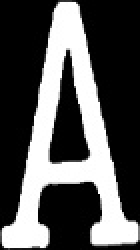
#> input picture src/imgs/Ace.jpg, 70 x 125 px (shown 2 times larger)
$ python -i cards.py   (imports and definitions only)
#> lines starting #> are read from the running program, lines starting #| are printed output that depends on the picture; after the words box and inside, x2 and y2 are one past the last pixel; in counts of white or black regions, pixels touching at a corner belong together
#> further down, picture is the input picture: shape (125, 70, 3); min 0, max 255, mean 86.4
import cv2
import numpy as np

# Adaptive threshold levels
BKG_THRESH = 75
CARD_THRESH = 45

# Width and height of card corner, where rank and suit are
CORNER_WIDTH = 64
CORNER_HEIGHT = 160

# Dimensions of rank train images
RANK_WIDTH = 70
RANK_HEIGHT = 125

# Dimensions of suit train images
SUIT_WIDTH = 70
SUIT_HEIGHT = 100

RANK_DIFF_MAX = 4000
SUIT_DIFF_MAX = 2000

CARD_MAX_AREA = 120000
CARD_MIN_AREA = 25000

font = cv2.FONT_HERSHEY_SIMPLEX

# Structures to hold query card and train card information
class Query_card:
    # [12 lines left out: function __init__, not called in this run]

class Train_ranks:
    def __init__(self):
        self.img = None
        self.name = "Placeholder"

class Train_suits:
    def __init__(self):
        self.img = None
        self.name = "Placeholder"

# [25 lines left out: functions load_ranks, load_suits, not called in this run]

# Function to preprocess image
def preprocess_image(image):
    gray = cv2.cvtColor(image, cv2.COLOR_BGR2GRAY)
    blur = cv2.GaussianBlur(gray, (5, 5), 0)
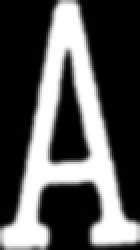
#> blur: shape (125, 70) (shown 2 times larger); min 0, max 255, mean 86.8
    img_w, img_h = np.shape(image)[:2]
#> img_w = 125; img_h = 70
    bkg_level = blur[int(img_h / 100)][int(img_w / 2)]
#> bkg_level = 0
    thresh_level = bkg_level + BKG_THRESH # Threshold level to binary threshold the image
#> thresh_level = 75
    retval, thresh = cv2.threshold(blur, thresh_level, 255, cv2.THRESH_BINARY)
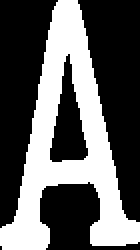
#> thresh: shape (125, 70) (shown 2 times larger); 37.7% white; 1 white region, box (x1, y1, x2, y2) and area: (0, 0, 70, 125) 3303
#> retval = 75

    return thresh

# Function to find contours and sort them by area
# [146 lines left out: functions find_cards, preprocess_card, match_card, draw_results, find_card_dimensions, find_card_center and 1 more, not called in this run]

>>> import cv2
>>> picture = cv2.imread('imgs/Ace.jpg')
>>> result = preprocess_image(picture)

$ run again, on src/imgs/Eight.jpg
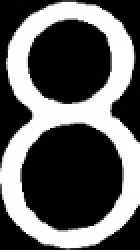
#> input picture src/imgs/Eight.jpg, 70 x 125 px (shown 2 times larger)
#> picture is the input picture: shape (125, 70, 3); min 0, max 255, mean 96.6
#> in preprocess_image, `blur = cv2.GaussianBlur(gray, (5, 5), 0)`:
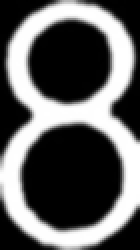
#> blur: shape (125, 70) (shown 2 times larger); min 0, max 255, mean 96.9
#> bkg_level = 1
#> thresh_level = 76
#> in preprocess_image, `retval, thresh = cv2.threshold(blur, thresh_level, 255, cv2.THRESH_BIN..`:
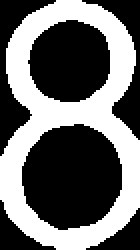
#> thresh: shape (125, 70) (shown 2 times larger); 42.1% white; 1 white region, box (x1, y1, x2, y2) and area: (0, 0, 70, 125) 3687

$ run again, on src/imgs/Five.jpg
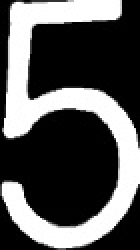
#> input picture src/imgs/Five.jpg, 70 x 125 px (shown 2 times larger)
#> picture is the input picture: shape (125, 70, 3); min 0, max 255, mean 88.2
#> in preprocess_image, `blur = cv2.GaussianBlur(gray, (5, 5), 0)`:
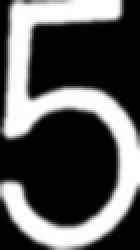
#> blur: shape (125, 70) (shown 2 times larger); min 0, max 255, mean 88.6
#> bkg_level = 13
#> thresh_level = 88
#> in preprocess_image, `retval, thresh = cv2.threshold(blur, thresh_level, 255, cv2.THRESH_BIN..`:
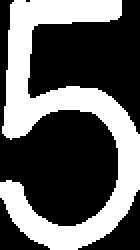
#> thresh: shape (125, 70) (shown 2 times larger); 37.4% white; 1 white region, box (x1, y1, x2, y2) and area: (0, 0, 70, 125) 3273

$ run again, on src/imgs/Four.jpg
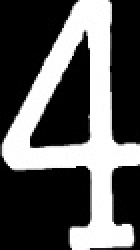
#> input picture src/imgs/Four.jpg, 70 x 125 px (shown 2 times larger)
#> picture is the input picture: shape (125, 70, 3); min 0, max 255, mean 90.2
#> in preprocess_image, `blur = cv2.GaussianBlur(gray, (5, 5), 0)`:
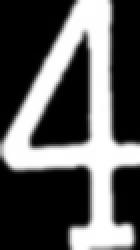
#> blur: shape (125, 70) (shown 2 times larger); min 0, max 255, mean 90.4
#> bkg_level = 0
#> thresh_level = 75
#> in preprocess_image, `retval, thresh = cv2.threshold(blur, thresh_level, 255, cv2.THRESH_BIN..`:
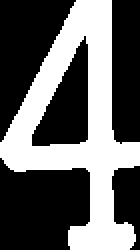
#> thresh: shape (125, 70) (shown 2 times larger); 39.2% white; 1 white region, box (x1, y1, x2, y2) and area: (0, 0, 70, 125) 3430
